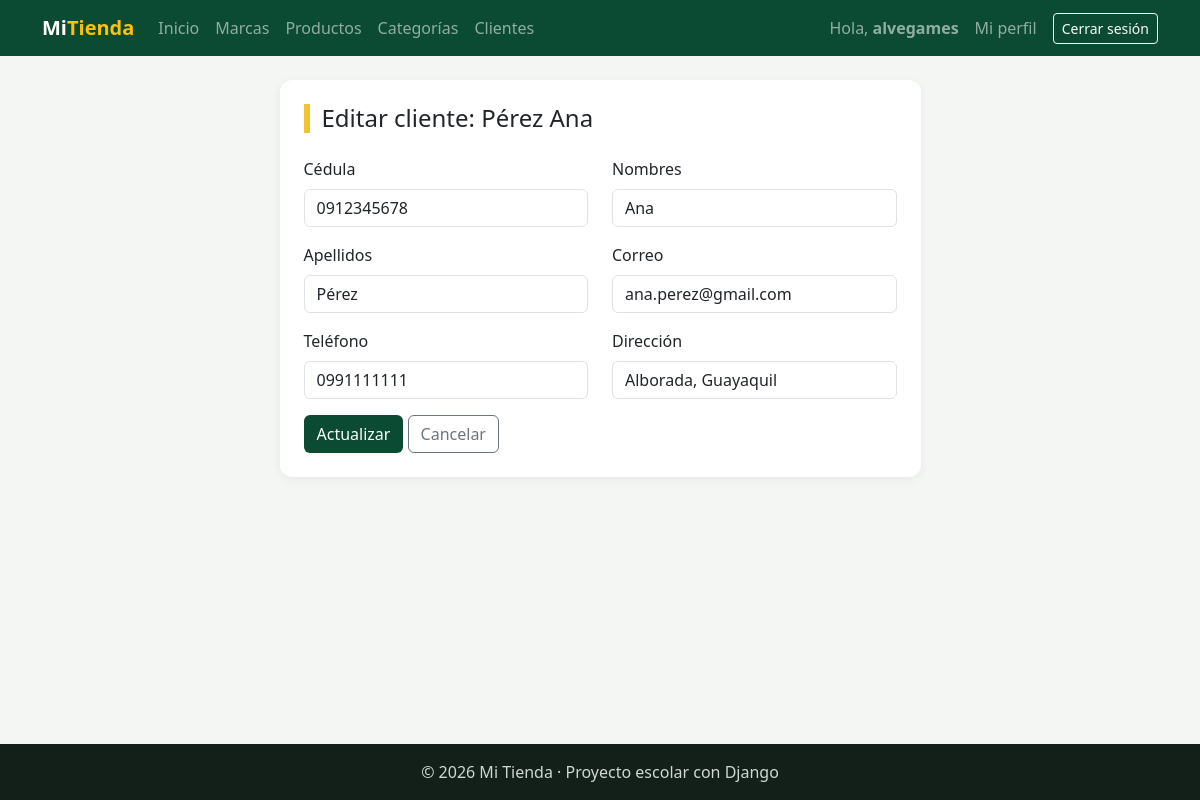
The app's page /facturacion/clientes/editar/1/ (signed in) with its own data.
### facturacion/models.py (models this page shows)
class Cliente(models.Model):
    cedula = models.CharField("Cédula", max_length=10, unique=True)   # Texto (no número): puede empezar con 0
    nombres = models.CharField(max_length=80)
    apellidos = models.CharField(max_length=80)
    email = models.EmailField("Correo", blank=True)                    # EmailField revisa que tenga formato de correo
    telefono = models.CharField("Teléfono", max_length=15, blank=True)
    direccion = models.CharField("Dirección", max_length=200, blank=True)
    fecha_registro = models.DateTimeField(auto_now_add=True)
    class Meta:
        verbose_name = "Cliente"
        verbose_name_plural = "Clientes"
        ordering = ["apellidos", "nombres"]      # Primero por apellido; si se repite, por nombre
    def __str__(self):
        return f"{self.apellidos} {self.nombres}"   # Ej: "Pérez Ana"

### facturacion/views.py (the view)
# urls.py: path("clientes/editar/<int:pk>/", views.cliente_editar, name="cliente_editar"),        # Editar
@login_required
def cliente_editar(request, pk):                           # UPDATE · pk viene de la URL: /clientes/editar/3/
    cliente = get_object_or_404(Cliente, pk=pk)            # Lo buscamos; si no existe → 404
    if request.method == "POST":                           # POST: presionó "Actualizar"
        form = ClienteForm(request.POST, instance=cliente) # Datos nuevos sobre el cliente que ya existe
        if form.is_valid():
            form.save()                                    # UPDATE (no crea otro)
            messages.success(request, f"Cliente «{cliente}» actualizado.")
            return redirect("facturacion:cliente_lista")
        messages.error(request, "Revisa los errores del formulario.")
    else:                                                  # GET: formulario LLENO con los datos actuales
        form = ClienteForm(instance=cliente)
    contexto = {"titulo": f"Editar cliente: {cliente}", "form": form, "boton": "Actualizar"}
    return render(request, "facturacion/cliente_form.html", contexto)   # Mismo template que crear

### facturacion/forms.py (shortened to what this page needs)
class ClienteForm(forms.ModelForm):                      # Formulario construido desde el modelo Cliente
    class Meta:
        model = Cliente
        fields = ["cedula", "nombres", "apellidos", "email", "telefono", "direccion"]
        widgets = {                                      # Cómo se dibuja cada campo en HTML
            "cedula": forms.TextInput(attrs={"class": "form-control", "placeholder": "Ej: 0912345678"}),
            "nombres": forms.TextInput(attrs={"class": "form-control", "placeholder": "Ej: Ana María"}),
            "apellidos": forms.TextInput(attrs={"class": "form-control", "placeholder": "Ej: Pérez López"}),
            "email": forms.EmailInput(attrs={"class": "form-control", "placeholder": "Ej: ana@correo.com"}),
            "telefono": forms.TextInput(attrs={"class": "form-control", "placeholder": "Ej: 0991234567"}),
            "direccion": forms.TextInput(attrs={"class": "form-control", "placeholder": "Ej: Av. 9 de Octubre"}),
        }

### facturacion/templates/facturacion/cliente_form.html (shortened to what this page needs)
{% extends "base.html" %}
{% block contenido %}
<div class="row justify-content-center">
    <div class="col-md-8 col-lg-7">
        <div class="tarjeta">
            <h1 class="h4 titulo-pagina mb-4">{{ titulo }}</h1>
            <form method="post" novalidate>
                <div class="row">
                    {% for campo in form %}
                    <div class="col-md-6 mb-3">
                        <label class="form-label" for="{{ campo.id_for_label }}">{{ campo.label }}</label>
                        {{ campo }}
                    </div>
                    {% endfor %}
                </div>
                <button type="submit" class="btn btn-verde">{{ boton }}</button>
                <a href="{% url 'facturacion:cliente_lista' %}" class="btn btn-outline-secondary">Cancelar</a>
            </form>
        </div>
    </div>
</div>
{% endblock %}

### templates/base.html (shortened to what this page needs)
{% load static %}
<!DOCTYPE html>
<html lang="es">
<head>
    <link href="https://cdn.jsdelivr.net/npm/bootstrap@5.3.3/dist/css/bootstrap.min.css" rel="stylesheet">
    <link rel="stylesheet" href="{% static 'css/estilos.css' %}">
</head>
<body>
    <nav class="navbar navbar-expand-lg navbar-dark barra">
        <div class="container">
            <a class="navbar-brand fw-bold" href="{% url 'home' %}">Mi<span class="text-warning">Tienda</span></a>
            <div class="collapse navbar-collapse" id="menu">
                <ul class="navbar-nav me-auto">
                    <li class="nav-item"><a class="nav-link" href="{% url 'home' %}">Inicio</a></li>
                    {% if user.is_authenticated %}
                        <li class="nav-item"><a class="nav-link" href="{% url 'facturacion:marca_lista' %}">Marcas</a></li>
                        <li class="nav-item"><a class="nav-link" href="{% url 'facturacion:producto_lista' %}">Productos</a></li>
                        <li class="nav-item"><a class="nav-link" href="{% url 'facturacion:categoria_lista' %}">Categorías</a></li>
                        <li class="nav-item"><a class="nav-link" href="{% url 'facturacion:cliente_lista' %}">Clientes</a></li>
                    {% endif %}
                </ul>
                <ul class="navbar-nav align-items-lg-center gap-2">
                    {% if user.is_authenticated %}
                        <li class="nav-item navbar-text">Hola, <b>{{ user.username }}</b></li>
                        <li class="nav-item"><a class="nav-link" href="{% url 'facturacion:mi_perfil' %}">Mi perfil</a></li>
                        <li class="nav-item">
                            <form method="post" action="{% url 'logout' %}" class="m-0">
                                <button type="submit" class="btn btn-sm btn-outline-light">Cerrar sesión</button>
                            </form>
                        </li>
                    {% else %}
                        <li class="nav-item"><a class="nav-link" href="{% url 'login' %}">Ingresar</a></li>
                        <li class="nav-item"><a class="btn btn-sm btn-warning" href="{% url 'registro' %}">Crear cuenta</a></li>
                    {% endif %}
                </ul>
            </div>
        </div>
    </nav>
    <main class="container py-4">
        {% block contenido %}{% endblock %}
    </main>
    <footer class="pie text-center py-3">© 2026 Mi Tienda · Proyecto escolar con Django</footer>
</body>
</html>

### static/css/estilos.css (style rules this page uses)
:root { --verde: #0c4b33; --verde-claro: #2f9e6e; --amarillo: #f2c230; }
body { background-color: #f3f6f2; min-height: 100vh; display: flex; flex-direction: column; }
main { flex: 1; }
.barra { background-color: var(--verde); }
.titulo-pagina { border-left: 6px solid var(--amarillo); padding-left: 12px; }
.tarjeta { background-color: white; border-radius: 12px; padding: 24px; box-shadow: 0 2px 10px rgba(0, 0, 0, .06); }
.btn-verde { background-color: var(--verde); color: white; }
.pie { background-color: #13201a; color: #cfd8d3; }

### records on screen
Cliente: form "0912345678" "Ana" "Pérez" "ana.perez@gmail.com" "0991111111" "Alborada, Guayaquil"

### other values on screen
{{ user.username }} "alvegames"
{{ titulo }} "Editar cliente: Pérez Ana"
{{ campo.label }} "Cédula" "Nombres" "Apellidos" "Correo" "Teléfono" "Dirección"
{{ boton }} "Actualizar"
